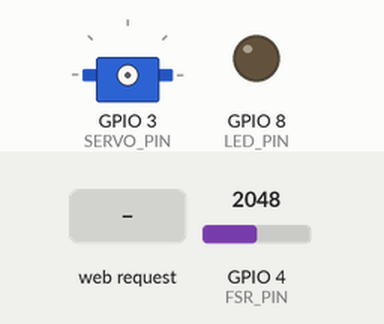
This sketch was run on a simulated ESP32-C3. On the bench: servo, output pins drawn as LEDs (lit = HIGH). The inputs (shaded band) are chosen by the test bench; at power-on: GPIO 4 (FSR_PIN) = 2048 (analog values on the 0–4095 scale). WiFi joins after 1.5 s; servers stay silent unless stated; what the sketch prints to the serial monitor is not drawn.

Above: at 0.0 s.
At 4.7 s:
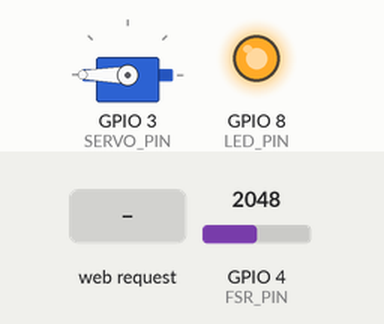
4.8 s: HTTP request GET /press received
Timing chart, 0 to 7.8 s (numbered marks = the images above; inputs shaded):
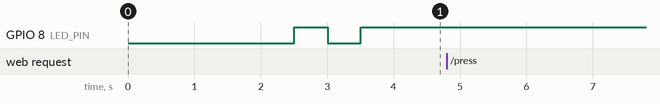

The sketch:

fsr_Robot_wifi.ino
```cpp
#include <WiFi.h>
#include <WebServer.h>
#include <ESP32Servo.h>

// =========================
// ROBOT WIFI SETTINGS
// =========================

const char* WIFI_SSID = "GL-AR300M-d28";
const char* WIFI_PASSWORD = "goodlife";

// Fixed Access Point IP:
// http://192.168.4.1

// =========================
// PIN SETTINGS
// =========================

const int SERVO_PIN = 3;
const int FSR_PIN = 4;

// Try GPIO8 first for ESP32-C3 onboard LED.
// If it does not blink, try GPIO10 or LED_BUILTIN.
const int LED_PIN = 8;

// =========================
// SERVO SETTINGS
// =========================

const int START_ANGLE = 180;
const int END_ANGLE = 0;

const int STEP_SIZE = 1;
const int STEP_DELAY = 20;  // ms, increase for slower movement

// =========================
// FSR SETTINGS
// =========================

const int FSR_THRESHOLD = 25;

const float ADC_REF_VOLTAGE = 3.3;
const int ADC_MAX_VALUE = 4095;

// =========================
// HOLD SETTINGS
// =========================

const int HOLD_TIME_MS = 1000;

// =========================
// OBJECTS
// =========================

Servo myServo;
WebServer server(80);

// =========================
// STATE VARIABLES
// =========================

int currentAngle = START_ANGLE;
bool isPressing = false;

int lastFsrRaw = 0;
float lastFsrVoltage = 0.0;
int lastTriggerAngle = START_ANGLE;
bool lastPressReachedThreshold = false;

// LED blink variables
unsigned long lastLedBlinkTime = 0;
bool ledState = false;
const int LED_BLINK_INTERVAL = 500;

// =========================
// SETUP
// =========================

void setup() {
  delay(1000);

  Serial.begin(115200);
  delay(1000);

  Serial.println();
  Serial.println("ESP32-C3 FSR Servo Controller - Robot Wi-Fi Mode");

  pinMode(LED_PIN, OUTPUT);
  digitalWrite(LED_PIN, LOW);

  analogReadResolution(12);

  myServo.attach(SERVO_PIN);
  myServo.write(START_ANGLE);
  currentAngle = START_ANGLE;

  connectToRobotWifi();

  server.on("/", handleRoot);
  server.on("/press", handlePress);
  server.on("/status", handleStatus);
  server.on("/fsr", handleFsr);

  server.begin();

  Serial.println();
  Serial.print("Open: http://");
  Serial.println(WiFi.localIP());
}

// =========================
// MAIN LOOP
// =========================

void loop() {
  server.handleClient();

  updateWifiLed();

  lastFsrRaw = analogRead(FSR_PIN);
  lastFsrVoltage = rawToVoltage(lastFsrRaw);
}

// =========================
// LED STATUS
// =========================

void updateWifiLed() {
  if (WiFi.status() == WL_CONNECTED) {
    digitalWrite(LED_PIN, HIGH);
  } else {
    if (millis() - lastLedBlinkTime >= LED_BLINK_INTERVAL) {
      lastLedBlinkTime = millis();
      ledState = !ledState;
      digitalWrite(LED_PIN, ledState);
    }
  }
}

// =========================
// CONNECT TO ROBOTs WIFI
// =========================

void connectToRobotWifi() {
  Serial.println();
  Serial.println("Connecting ESP32-C3 to robot Wi-Fi...");

  WiFi.mode(WIFI_STA);
  WiFi.begin(WIFI_SSID, WIFI_PASSWORD);

  int attempts = 0;

  while (WiFi.status() != WL_CONNECTED && attempts < 40) {
    delay(500);
    Serial.print(".");
    digitalWrite(LED_PIN, !digitalRead(LED_PIN));
    attempts++;
  }

  Serial.println();

  if (WiFi.status() == WL_CONNECTED) {
    Serial.println("Connected to robot Wi-Fi.");
    Serial.print("Wi-Fi name: ");
    Serial.println(WIFI_SSID);
    Serial.print("ESP32 IP address: ");
    Serial.println(WiFi.localIP());

    digitalWrite(LED_PIN, HIGH);
  } else {
    Serial.println("Failed to connect to robot Wi-Fi.");
    digitalWrite(LED_PIN, LOW);
  }
}

// =========================
// WEB HANDLERS
// =========================

void handleRoot() {
  String html = "";

  html += "<!DOCTYPE html>";
  html += "<html>";
  html += "<head>";
  html += "<meta name='viewport' content='width=device-width, initial-scale=1'>";
  html += "<title>ESP32-C3 Button Press Controller</title>";
  html += "<style>";
  html += "body{font-family:Arial;text-align:center;margin:30px;background:#f4f4f4;}";
  html += ".card{background:white;padding:25px;border-radius:14px;max-width:500px;margin:auto;box-shadow:0 2px 10px rgba(0,0,0,0.2);}";
  html += "button{font-size:26px;padding:18px 35px;margin:15px;border:none;border-radius:10px;background:#4CAF50;color:white;}";
  html += "a{font-size:20px;display:block;margin:12px;}";
  html += "</style>";
  html += "</head>";
  html += "<body>";
  html += "<div class='card'>";
  html += "<h1>ESP32-C3 Button Press Controller</h1>";
  html += "<p><a href='/press'><button>Press Button</button></a></p>";
  html += "<a href='/status'>Status</a>";
  html += "<a href='/fsr'>FSR value</a>";
  html += "<p>Access Point mode active</p>";
  html += "<p>Address: <b>192.168.4.1</b></p>";
  html += "</div>";
  html += "</body>";
  html += "</html>";

  server.send(200, "text/html", html);
}

void handlePress() {
  if (isPressing) {
    server.send(409, "text/plain", "Already pressing. Please wait.");
    return;
  }

  isPressing = true;

  Serial.println("# WiFi command received: /press");

  bool reached = pressButtonUntilThreshold();

  Serial.println("# Holding button");
  delay(HOLD_TIME_MS);

  Serial.println("# Returning to start position");
  moveServoSmooth(currentAngle, START_ANGLE);

  isPressing = false;

  String response = "";
  response += "Press command finished\n";
  response += "threshold=" + String(FSR_THRESHOLD) + "\n";
  response += "threshold_reached=" + String(reached ? "yes" : "no") + "\n";
  response += "trigger_angle=" + String(lastTriggerAngle) + "\n";
  response += "fsr_raw=" + String(lastFsrRaw) + "\n";
  response += "fsr_voltage=" + String(lastFsrVoltage, 4) + "\n";

  server.send(200, "text/plain", response);
}

void handleStatus() {
  String response = "";

  response += "status=" + String(isPressing ? "pressing" : "idle") + "\n";
  response += "wifi_mode=station\n";
  response += "wifi_ssid=" + String(WIFI_SSID) + "\n";
  response += "ip=" + WiFi.localIP().toString() + "\n";
  response += "wifi_connected=" + String(WiFi.status() == WL_CONNECTED ? "yes" : "no") + "\n";
  response += "current_angle=" + String(currentAngle) + "\n";
  response += "fsr_threshold=" + String(FSR_THRESHOLD) + "\n";
  response += "last_fsr_raw=" + String(lastFsrRaw) + "\n";
  response += "last_fsr_voltage=" + String(lastFsrVoltage, 4) + "\n";
  response += "last_trigger_angle=" + String(lastTriggerAngle) + "\n";
  response += "last_press_reached_threshold=" + String(lastPressReachedThreshold ? "yes" : "no") + "\n";

  server.send(200, "text/plain", response);
}

void handleFsr() {
  int fsrRaw = analogRead(FSR_PIN);
  float fsrVoltage = rawToVoltage(fsrRaw);

  String response = "";
  response += "fsr_raw=" + String(fsrRaw) + "\n";
  response += "fsr_voltage=" + String(fsrVoltage, 4) + "\n";

  server.send(200, "text/plain", response);
}

// =========================
// BUTTON PRESS LOGIC
// =========================

bool pressButtonUntilThreshold() {
  lastPressReachedThreshold = false;
  lastTriggerAngle = END_ANGLE;

  Serial.println("# Starting button press");

  for (int angle = START_ANGLE; angle >= END_ANGLE; angle -= STEP_SIZE) {
    updateWifiLed();

    myServo.write(angle);
    currentAngle = angle;

    delay(STEP_DELAY);

    int fsrRaw = analogRead(FSR_PIN);
    float fsrVoltage = rawToVoltage(fsrRaw);

    lastFsrRaw = fsrRaw;
    lastFsrVoltage = fsrVoltage;

    Serial.print("angle=");
    Serial.print(angle);
    Serial.print(", fsr_raw=");
    Serial.print(fsrRaw);
    Serial.print(", fsr_voltage=");
    Serial.println(fsrVoltage, 4);

    if (fsrRaw >= FSR_THRESHOLD) {
      lastTriggerAngle = angle;
      lastPressReachedThreshold = true;

      Serial.print("# Threshold reached at angle ");
      Serial.println(angle);

      return true;
    }
  }

  Serial.println("# Reached 0 degrees without reaching threshold");
  return false;
}

void moveServoSmooth(int fromAngle, int toAngle) {
  if (fromAngle < toAngle) {
    for (int angle = fromAngle; angle <= toAngle; angle += STEP_SIZE) {
      updateWifiLed();

      myServo.write(angle);
      currentAngle = angle;
      delay(STEP_DELAY);
    }
  } else {
    for (int angle = fromAngle; angle >= toAngle; angle -= STEP_SIZE) {
      updateWifiLed();

      myServo.write(angle);
      currentAngle = angle;
      delay(STEP_DELAY);
    }
  }
}

float rawToVoltage(int rawValue) {
  return (rawValue * ADC_REF_VOLTAGE) / ADC_MAX_VALUE;
}
```

Measured:
- after the input at 4.8 s, every drawn part: stays the same
